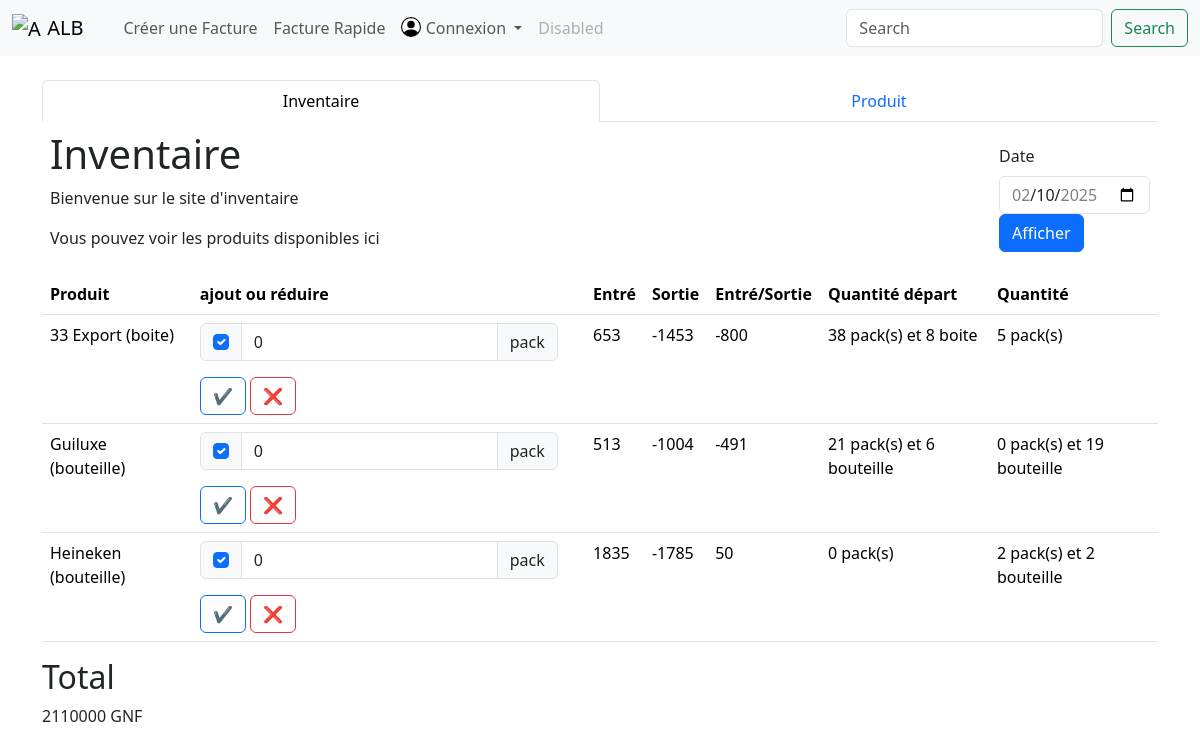
Screenshot of /inventory/ with the database file from the repository.
### home/models.py (models this page shows, shortened)
class GlobalSettings(models.Model):
    TYPE_CHOICES = [
        ('text', 'Texte'),
        ('image', 'Image'),
    ]
    key = models.CharField(max_length=255, unique=True)
    value_text = models.TextField(blank=True, null=True)  # Pour les textes
    value_image = models.ImageField(upload_to='settings/', blank=True, null=True)  # Pour les images
    type = models.CharField(max_length=10, choices=TYPE_CHOICES, default='text')

### inventory/models.py (models this page shows, shortened)
class Inventory(models.Model):
    product = models.OneToOneField('product.Product', on_delete=models.CASCADE, verbose_name='Produit')
    quantity_row = models.PositiveIntegerField(verbose_name='Quantité brute', default=0)
    threshold = models.IntegerField(verbose_name='Seuil', default=0, blank=True)
    last_update = models.DateTimeField(auto_now=True)
    created_at = models.DateTimeField(auto_now_add=True)
    class Meta:
        verbose_name = "Inventaire"
        verbose_name_plural = "Inventaires"
        ordering = ['product__name']

### product/models.py (models this page shows, shortened)
class Product(models.Model):
    CHOICE_TYPE = (
        ('bouteille', 'Bouteille'),
        ('boite', 'Cannette'),
        ('carton', 'Carton'),
    )
    image = models.ImageField(upload_to='settings/', blank=True, null=True)
    name = models.CharField(verbose_name="Nom", max_length=100)
    quantity_in = models.PositiveIntegerField(default=24, verbose_name="Quantité interne ")
    price = models.DecimalField(verbose_name="Prix", max_digits=10, decimal_places=2, validators=[MinValueValidator(min_value)])
    price_big_customer = models.DecimalField(verbose_name="Prix grossiste", max_digits=10, decimal_places=2, validators=[MinValueValidator(min_value)])
    alcoholic = models.BooleanField(verbose_name="Alcoolisé", default=False)
    recycling = models.BooleanField(verbose_name='Reciclable', default=False)
    type = models.CharField(verbose_name='Type', choices=CHOICE_TYPE, max_length=10, default='bottle')
    class Meta:
        ordering = ['name']
        verbose_name = "Produit"
        verbose_name_plural = "Produits"
    def __str__(self):
        return f'{self.name} ({self.type})'

### inventory/views.py (the view)
# urls.py: path('inventory/', include('inventory.urls')),
def inventory(request):
    oldest_record = InventoryHistory.objects.order_by('date').first()
    inventories = Inventory.objects.all()
    is_entered = False
    if request.method == 'POST':
        is_entered = True
    date_entered = request.POST.get('date', date.today().strftime('%Y-%m-%d'))
    try:
        check_is_date(date_entered)  # Vérifie si la date est bien au bon format
        if oldest_record and (date_entered < oldest_record.date.strftime('%Y-%m-%d') or date_entered > date.today().strftime('%Y-%m-%d')):
            raise ValueError("Date not in range")
    except ValueError as e:
        return render(request, 'inventory/inventory.html', {
            'error': f'Invalid date entered: {e}',
            'date_entered': date.today().strftime('%Y-%m-%d'),  # On affiche la date actuelle si erreur
            'is_entered': is_entered,
        })
    transactions_per_product = QuantityMovement.objects.filter(date__date=date_entered) \
        .values('inventory__product__id', 'inventory__product__name') \
        .annotate(total_quantity=Sum('amount_movement'))
    inventory_data = [
        {
            'product': inventory,
            'total_transactions': QuantityMovement.objects.filter(inventory=inventory, date__date=date_entered)
            .aggregate(total=Sum('amount_movement'))['total'] or 0,
            'total_add':QuantityMovement.objects.filter(inventory=inventory, date__date=date_entered, amount_movement__gt=0)
            .aggregate(total=Sum('amount_movement'))['total'] or 0,
            'total_sale':QuantityMovement.objects.filter(inventory=inventory, date__date=date_entered, amount_movement__lt=0)
            .aggregate(total=Sum('amount_movement'))['total'] or 0,
            'start_quantity': get_start_quantity(inventory, date_entered),
            'end_quantity': get_end_quantity(inventory, date_entered),
        }
        for inventory in inventories
    ]
    money = total_sales_for_date(date_entered)
    return render(request, 'inventory/inventory.html', {
        'inventory_data': inventory_data,
        'transactions_per_product': transactions_per_product,
        'date_entered': date_entered  # On garde la date entrée par l'utilisateur
        , 'money': money,
        'is_entered': is_entered,
        'oldest_record': oldest_record,
    })

### home/context_processors.py (called while the page is built)
def global_settings(request):
    return {
        'company_name': get_global_setting('company_name', 'Default Company Name'),
        'company_logo': get_global_setting('company_logo', 'default_logo.png'),
        'company_phone': get_global_setting('company_phone', '0000000000'),
        'currency': get_global_setting('currency', 'EUR'),
    }

### home/templatetags/filtre.py (called while the page is built)
@register.filter
def initial(nom):
    return ''.join([part[0].upper() for part in nom.split()])  # Retourne les initiales

### home/utils.py (called while the page is built)
def get_global_setting(key, default=None):
    cache_key = f"global_setting_{key}"
    value = cache.get(cache_key)
    if value is None:
        try:
            value = GlobalSettings.objects.get(key=key).value_text if GlobalSettings.objects.get(key=key).type == 'text' else GlobalSettings.objects.get(key=key).value_image.url
            cache.set(cache_key, value, timeout=None)  # Cache persistant
        except GlobalSettings.DoesNotExist:
            value = default  # Valeur par défaut si la clé n'existe pas
    return value

### inventory/models.py (called while the page is built)
    @cached_property
    def quantity(self):
        try:
            return divmod(
                self.quantity_history,
                self.inventory.product.quantity_in)
        except ZeroDivisionError:
            return 0, 0

### inventory/templatetags/displayquantity.py (called while the page is built)
@register.filter
def multiply(value, multiplier):
    try:
        return float(value) * float(multiplier)
    except (ValueError, TypeError):
        return 0

### inventory/views.py (called while the page is built)
def total_sales_for_date(target_date):
    total_invoices = Invoice.objects.filter(date__date=target_date, status=2) \
                         .annotate(line_total=F('invoiceitem__quantity') * F('invoiceitem__price')) \
                         .aggregate(total=Sum('line_total'))['total'] or 0
    total_rapid_invoices = RapidInvoice.objects.filter(date=target_date) \
                               .aggregate(total=Sum('total'))['total'] or 0
    return total_invoices + total_rapid_invoices

def check_is_date(date_text):
    try:
        datetime.strptime(date_text, '%Y-%m-%d')
    except ValueError:
        raise ValueError("Incorrect date format, should be YYYY-MM-DD")

def get_end_quantity(inventory, date_entered):
    end_record = InventoryHistory.objects.filter(
        inventory=inventory,
        date__date=date_entered
    ).order_by('-date').first()
    return end_record.quantity if end_record else inventory.quantity

### inventory/Templates/inventory/inventory.html (shortened to what this page needs)
{% extends 'base.html' %}
{% load displayquantity %}
{% block content %}
{% include 'investigatory.html' %}
    <div class="hstack gap-3">
        <div class="p-2">
            <h1>Inventaire</h1>
            {% if is_entered %}
                date : {{ date_entered }}
            {% else %}
                <p>Bienvenue sur le site d'inventaire</p>
                <p>Vous pouvez voir les produits disponibles ici</p>
            {% endif %}
        </div>
        <div class="p-2 ms-auto">
            <form action="{% url 'inventory' %}" method="post">
                <label for="date" class="form-label">Date</label>
                <input type="date" class="form-control" name="date" value="{% now 'Y-m-d' %}" id="date" min="{% if oldest_record %}{{ oldest_record.date|date:'Y-m-d' }}{% else %}{% now 'Y-m-d' %}{% endif %}" max="{% now 'Y-m-d' %}">
                <input type="submit" class="btn btn-primary" value="Afficher">
            </form>
        </div>
    </div>
    <table class="table">
    <thead class="thead-light">
        <tr>
            <th scope="col">Produit</th>
            <th scope="col">ajout ou réduire</th>
            <th scope="col">Entré</th>
            <th scope="col">Sortie</th>
            <th scope="col">Entré/Sortie</th>
            <th scope="col">Quantité départ</th>
            <th scope="col">Quantité </th>
        </tr>
    </thead>
    <tbody>
        {% for item in inventory_data %}
                <tr>
                    <td>{{ item.product.product }}</td>
                    <td>
                        {% if not is_entered %}
                        <form action="{% url 'add_inventory' %}" method="post" class="row g-3">
                        <div class="col-auto">
                            <div class="input-group mb-auto">
                                <div class="input-group-text">
                                    <input class="form-check-input mt-0 is-pack-checkbox" type="checkbox" aria-label="le pack ou par unité" name="is_pack" value="1" data-index="{{ forloop.counter }}" id="is_pack" checked>
                                </div>
                                <input type="number" class="form-control quantity-input"
                                       data-end-min="{{ item.end_quantity.0|default:0|multiply:-1 }}"
                                       data-quantity-row="{{ item.product.quantity_row|default:0|multiply:-1 }}"
                                       min="{{ item.end_quantity.0|default:0|multiply:-1 }}" aria-label="quantité à ajouté"
                                       name="quantity" value="0" data-index="{{ forloop.counter }}" id="quantity">
                                <span class="input-group-text helpUser" id="basic-addon2" data-index="{{ forloop.counter }}">pack</span>
                            </div>
                        </div>
                        <div class="col-auto">
                            <input type="submit" class="btn btn-outline-primary" value="✔️">
                            <input type="reset" class="btn btn-outline-danger" value="❌">
                        </div>
                    </form>
                        {% endif %}
                    </td>
                    <td>{{ item.total_add }}</td>
                    <td>{{ item.total_sale }}</td>
                    <td>{{ item.total_transactions }}</td>
                    <td>{{ item.start_quantity.0 }} pack(s)
                        {% if item.start_quantity.1 %}
                        et {{ item.start_quantity.1 }} {{ item.product.product.type }}
                        {% endif %}
                    </td>
                    <td>{{ item.end_quantity.0 }} pack(s)
                        {% if item.end_quantity.1 %}
                        et {{ item.end_quantity.1 }} {{ item.product.product.type }}</td>
                        {% endif %}
                </tr>
            {% endfor %}
    </tbody>
    </table>
    <div class="">
    <h2>Total</h2>
    <span class="border-info">{{ money }} {{ currency }}</span>
    </div>
{% endblock %}

### home/Templates/navbar.html (shortened to what this page needs)
{% load static %}
{% load filtre %}
<nav class="navbar navbar-expand-lg bg-body-tertiary">
        <div class="container-fluid">
          <a class="navbar-brand" href="{% url 'home' %}">
            <img src="{% static "pictures/DALL·E 2025-01-24 11.56.48 - A professional logo featuring the uppercase letters 'AL' with a bold and modern design. The background is a dark blue color, and the letters have whit.webp" %}" alt="{{ company_name }}" width="30" height="24" class="d-inline-block align-text-top"> {{ company_name | initial }}
          </a>
          <div class="collapse navbar-collapse" id="navbarSupportedContent">
            <ul class="navbar-nav me-auto mb-2 mb-lg-0">
              <li class="nav-item">
                <a class="nav-link active" aria-current="page" href="#"></a>
              </li>
              <li class="nav-item">
                <a class="nav-link {% if request.resolver_match.url_name == 'invoice_create' %}active{% endif %}" href="{% url 'invoice_create' %}">Créer une Facture</a>
              </li>
                <li class="nav-item">
                <a class="nav-link {% if request.resolver_match.url_name == 'show_rapid_invoice' %}active{% endif %}" href="{% url 'show_rapid_invoice' %}">Facture Rapide</a>
                </li>
                {% if user.is_authenticated %}
              <li class="nav-item dropdown">
                <a class="nav-link dropdown-toggle" href="#" role="button" data-bs-toggle="dropdown" aria-expanded="false">
                  {{ user.username }}
                </a>
                <ul class="dropdown-menu">
                  <li><a class="dropdown-item" href="{% url 'logout' %}"><img src="{% static 'person-dash-fill.svg' %}" alt="" width="20" height="20" class="d-inline-block align-text-top"> Déconnection</a></li>
                  <li><hr class="dropdown-divider"></li>
                  <li><a class="dropdown-item" href="#"><img src="{% static 'gear-wide-connected.svg' %}" width="20" height="20" class="d-inline-block align-text-top" alt=""> Paramètre...</a></li>
                </ul>
              </li>
                {% else %}
              <li class="nav-item dropdown">
                <a class="nav-link dropdown-toggle icon-link-hover" href="#" role="button" data-bs-toggle="dropdown" aria-expanded="false">
                  <img src="{% static "person-circle.svg" %}" alt="user" width="20" height="20" class="d-inline-block align-text-top"> Connexion
                </a>
              </li>
                {% endif %}
              <li class="nav-item">
                <a class="nav-link disabled" aria-disabled="true">Disabled</a>
              </li>
            </ul>
            <form class="d-flex" role="search">
              <input class="form-control me-2" type="search" placeholder="Search" aria-label="Search">
              <button class="btn btn-outline-success" type="submit">Search</button>
            </form>
          </div>
        </div>
      </nav>

### rows the page displays
GlobalSettings: value_text "ALB"
Inventory: product.product "33 Export (boite)", total_add "653", total_sale "-1453", total_transactions "-800", start_quantity.0 "38", start_quantity.1 "8", product.product.type "boite", end_quantity.0 "5"
Inventory: product.product "Guiluxe (bouteille)", total_add "513", total_sale "-1004", total_transactions "-491", start_quantity.0 "21", start_quantity.1 "6", product.product.type "bouteille", end_quantity.0 "0", end_quantity.1 "19"
Inventory: product.product "Heineken (bouteille)", total_add "1835", total_sale "-1785", total_transactions "50", start_quantity.0 "0", end_quantity.0 "2", end_quantity.1 "2", product.product.type "bouteille"
GlobalSettings: value_text "GNF"

### other values shown
{{ money }} "2110000"
